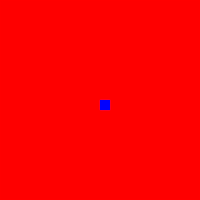
Frame 1 (no input)
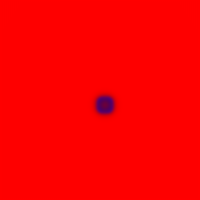
Frame 60 (no input)
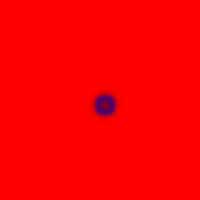
Frame 120 (the mouse pressed at the canvas centre since frame 60)

The p5.js sketch that drew these frames (run headless with seeded random() and noise() and a simulated clock; from frame 60 on, the mouse is pressed at the canvas centre):

// p5.js sketch
// ── sketch.js
// Daniel Shiffman
// Code for this video: [COMING SOON]

// Written entirely based on
// http://www.karlsims.com/rd.html

var grid;
var next;

var dA = 1;
var dB = 0.5;
var feed = 0.055;
var k = 0.062;

function setup() {
  createCanvas(200, 200);
  pixelDensity(1);
  grid = [];
  next = [];
  for (var x = 0; x < width; x++) {
    grid[x] = [];
    next[x] = [];
    for (var y = 0; y < height; y++) {
      grid[x][y] = {
        a: 1,
        b: 0
      };
      next[x][y] = {
        a: 1,
        b: 0
      };
    }
  }

  for (var i = 100; i < 110; i++) {
    for (var j = 100; j < 110; j++) {
      grid[i][j].b = 1;
    }
  }

}

function draw() {
  background(51);

  for (var x = 1; x < width - 1; x++) {
    for (var y = 1; y < height - 1; y++) {
      var a = grid[x][y].a;
      var b = grid[x][y].b;
      next[x][y].a = a +
        (dA * laplaceA(x, y)) -
        (a * b * b) +
        (feed * (1 - a));
      next[x][y].b = b +
        (dB * laplaceB(x, y)) +
        (a * b * b) -
        ((k + feed) * b);

      next[x][y].a = constrain(next[x][y].a, 0, 1);
      next[x][y].b = constrain(next[x][y].b, 0, 1);
    }
  }


  loadPixels();
  for (var x = 0; x < width; x++) {
    for (var y = 0; y < height; y++) {
      var pix = (x + y * width) * 4;
      var a = next[x][y].a;
      var b = next[x][y].b;
      var c = floor((a - b) * 255);
      c = constrain(c, 0, 255);
      pixels[pix + 0] = floor(a * 255);
      pixels[pix + 1] = 0;
      pixels[pix + 2] = floor(b * 255);
      pixels[pix + 3] = 255;
    }
  }
  updatePixels();


  swap();


}


function laplaceA(x, y) {
  var sumA = 0;
  sumA += grid[x][y].a * -1;
  sumA += grid[x - 1][y].a * 0.2;
  sumA += grid[x + 1][y].a * 0.2;
  sumA += grid[x][y + 1].a * 0.2;
  sumA += grid[x][y - 1].a * 0.2;
  sumA += grid[x - 1][y - 1].a * 0.05;
  sumA += grid[x + 1][y - 1].a * 0.05;
  sumA += grid[x + 1][y + 1].a * 0.05;
  sumA += grid[x - 1][y + 1].a * 0.05;
  return sumA;
}

function laplaceB(x, y) {
  var sumB = 0;
  sumB += grid[x][y].b * -1;
  sumB += grid[x - 1][y].b * 0.2;
  sumB += grid[x + 1][y].b * 0.2;
  sumB += grid[x][y + 1].b * 0.2;
  sumB += grid[x][y - 1].b * 0.2;
  sumB += grid[x - 1][y - 1].b * 0.05;
  sumB += grid[x + 1][y - 1].b * 0.05;
  sumB += grid[x + 1][y + 1].b * 0.05;
  sumB += grid[x - 1][y + 1].b * 0.05;
  return sumB;
}



function swap() {
  var temp = grid;
  grid = next;
  next = temp;
}
